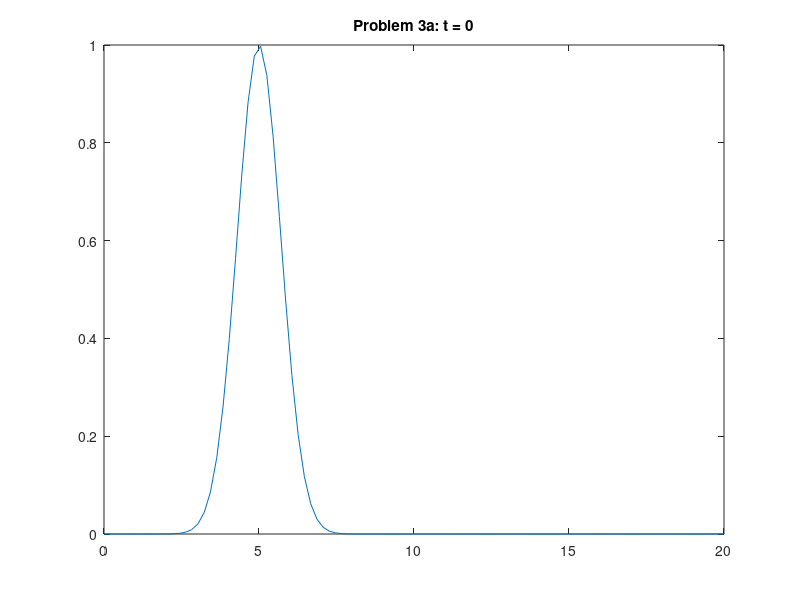
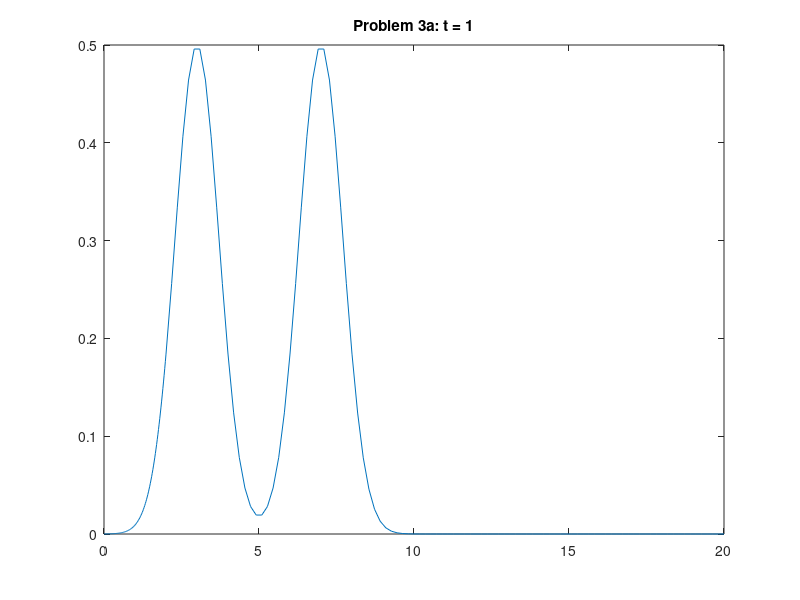
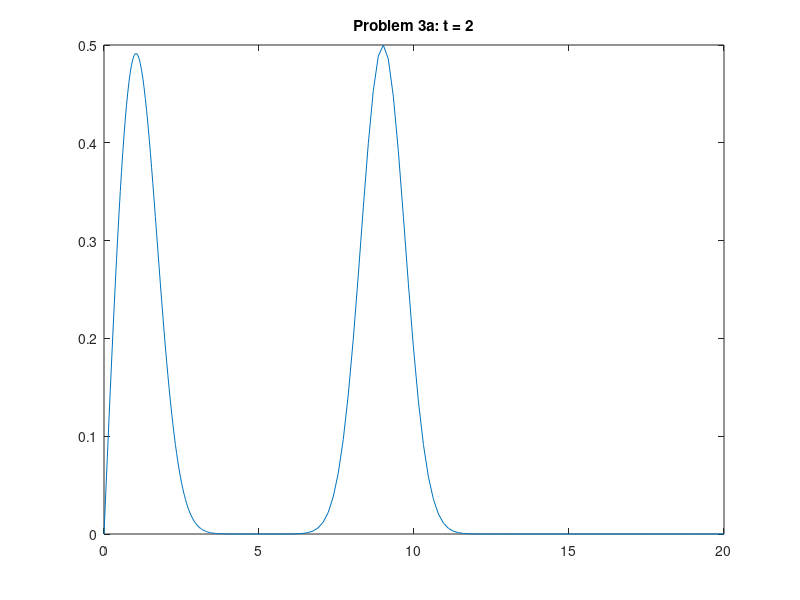
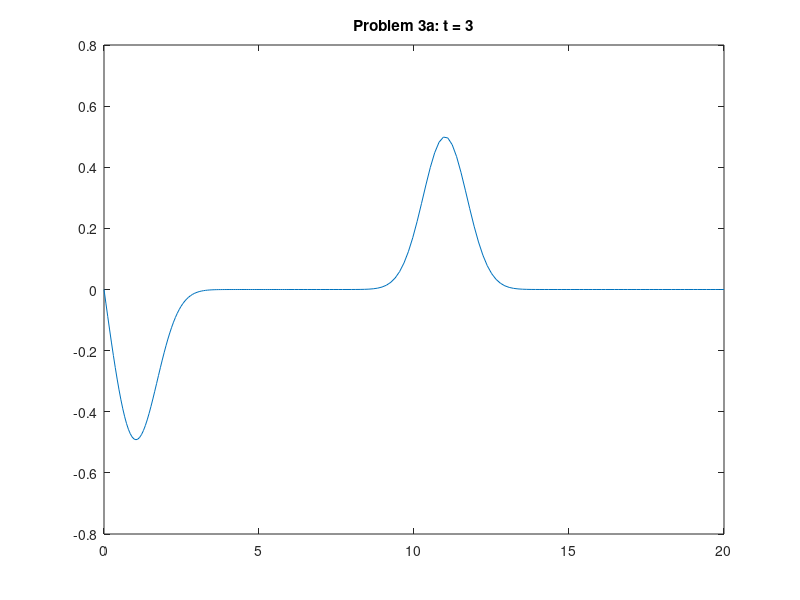

The MATLAB source for these figures, in order:
%% HW for AMATH353
% @Author: Baihan Lin
% @Date: Apr 2017

clear all; close all; clc;

%% Different ways of visualizing a function of two variables
% Consider the function u(x,t) = exp(-(x-t)^2) + exp(-(x+t)^2)

%% Plot at discrete time shots
% Visualize the function at different time-shots as just a function of x

% Discretize the 'space' variable
x = linspace(-4,4,201);

% Choose time shots
time = [0,1,2];

% Loop over the number of time shots and create a figure for the
% corresponding value of time
figure(1)
for j = 1:length(time)
    u = exp(-(x-time(j)).^2) + exp(-(x+time(j)).^2);
    subplot(3,1,j)
    plot(x,u,'k-','LineWidth',1.5)
    hold all
    plot([x(1),x(end)],[0,0],'k--')
    plot([0,0],[-.1,1.1],'k--')
    title(sprintf('t = %d',time(j)))
    ylim([-.1,2.1])
    axis on
end


%% Slice Plot
% Plots of u at different time shots stacked next to each other
% Discretize both space and time
x = linspace(-4,4,201);
t = linspace(0,2,11);

% Create a grid, and define the z component as the function u
[X,T] = meshgrid(x,t);
Z = exp(-(X-T).^2) + exp(-(X+T).^2);

figure(2)
clf
waterfall(X,T,Z)
colormap default
xlabel('x','FontSize',15)
ylabel('t','FontSize',15)


%% Surface Plot
% Create a 3D figure with x as x-axis, t as y-axis and u as z-axis.

% Discretize both space and time
x = linspace(-4,4,201);
t = linspace(0,2,101);

% Create a grid, and define the z component as the function u
[X,T] = meshgrid(x,t);
Z = exp(-(X-T).^2) + exp(-(X+T).^2);

figure(3)
clf
surf(X,T,Z)
colormap default
xlabel('x','FontSize',15)
ylabel('t','FontSize',15)


%% Density Plot or xt-plane plots
% Discretize both space and time
x = linspace(-4,4,201);
t = linspace(0,2,101);

% Create a grid, and define the z component as the function u
[X,T] = meshgrid(x,t);
Z = exp(-(X-T).^2) + exp(-(X+T).^2);

figure(4)
clf
pcolor(X,T,Z)
colormap default
xlabel('x','FontSize',15)
ylabel('t','FontSize',15)


% %% Animation
% % Plot the function at each time-step in consecutive frames to create a
% % movie showing how the function evolves in time
%
% % Discretize both space and time
% x = linspace(-4,4,201);
% t = linspace(0,2,101);
%
% % Create a grid, and define the z component as the function u
% [X,T] = meshgrid(x,t);
% Z = exp(-(X-T).^2);
%
% figure(5)
% M = moviein(length(t));
% for j = 1:length(t)
%     plot(x,Z(j,:))
%     M(:,j) = getframe;
% end
% movie(M)

%% HW4 P3a

c=2;
n=20;
x=linspace(0,n);

t=0;
ct=c*t; %0
y=0.5*(exp(-(x-5+ct).^2)+exp(-(x-5-ct).^2))
plot(x,y);
title('Problem 3a: t = 0');
saveas(gcf, '/Users/DoerLBH/Dropbox/git/Code_testing/AMATH353/p3a0','png');

t=1;
ct=c*t; %2
x1=linspace(0,ct);
x2=linspace(ct,n);
y1=0.5*(exp(-(x1-5+ct).^2)-exp(-(-x1-5+ct).^2))
y2=0.5*(exp(-(x2-5+ct).^2)+exp(-(x2-5-ct).^2))
plot([x1 x2],[y1 y2]);
title('Problem 3a: t = 1');
saveas(gcf, '/Users/DoerLBH/Dropbox/git/Code_testing/AMATH353/p3a1','png');

t=2;
ct=c*t; %4
x1=linspace(0,ct);
x2=linspace(ct,n);
y1=0.5*(exp(-(x1-5+ct).^2)-exp(-(-x1-5+ct).^2))
y2=0.5*(exp(-(x2-5+ct).^2)+exp(-(x2-5-ct).^2))
plot([x1 x2],[y1 y2]);
title('Problem 3a: t = 2')
saveas(gcf, '/Users/DoerLBH/Dropbox/git/Code_testing/AMATH353/p3a2','png');

t=3;
ct=c*t; %6
x1=linspace(0,ct);
x2=linspace(ct,n);
y1=0.5*(exp(-(x1-5+ct).^2)-exp(-(-x1-5+ct).^2))
y2=0.5*(exp(-(x2-5+ct).^2)+exp(-(x2-5-ct).^2))
plot([x1 x2],[y1 y2]);title('Problem 3a: t = 3')
saveas(gcf, '/Users/DoerLBH/Dropbox/git/Code_testing/AMATH353/p3a3','png');

%% HW4 P3b

c=2;
n=20;
x=linspace(0,n);

t=0;
ct=c*t; %0
y=0.5*(exp(-(x-5+ct).^2)+exp(-(x-5-ct).^2))
plot(x,y);
title('Problem 3b: t = 0');
saveas(gcf, '/Users/DoerLBH/Dropbox/git/Code_testing/AMATH353/p3b0','png');

t=1;
ct=c*t; %2
x1=linspace(0,ct);
x2=linspace(ct,n);
y1=0.5*(exp(-(x1-5+ct).^2)+exp(-(-x1-5+ct).^2))
y2=0.5*(exp(-(x2-5+ct).^2)+exp(-(x2-5-ct).^2))
plot([x1 x2],[y1 y2]);
title('Problem 3b: t = 1');
saveas(gcf, '/Users/DoerLBH/Dropbox/git/Code_testing/AMATH353/p3b1','png');

t=2;
ct=c*t; %4
x1=linspace(0,ct);
x2=linspace(ct,n);
y1=0.5*(exp(-(x1-5+ct).^2)+exp(-(-x1-5+ct).^2))
y2=0.5*(exp(-(x2-5+ct).^2)+exp(-(x2-5-ct).^2))
plot([x1 x2],[y1 y2]);
title('Problem 3b: t = 2')
saveas(gcf, '/Users/DoerLBH/Dropbox/git/Code_testing/AMATH353/p3b2','png');

t=3;
ct=c*t; %6
x1=linspace(0,ct);
x2=linspace(ct,n);
y1=0.5*(exp(-(x1-5+ct).^2)+exp(-(-x1-5+ct).^2))
y2=0.5*(exp(-(x2-5+ct).^2)+exp(-(x2-5-ct).^2))
plot([x1 x2],[y1 y2]);title('Problem 3b: t = 3')
saveas(gcf, '/Users/DoerLBH/Dropbox/git/Code_testing/AMATH353/p3b3','png');

%% HW 5

x = linspace(0, 2);
y = x;
y(51:100)=2-x(51:100);
plot(x, y)
xlabel('x')
ylabel('y')

%%

x = linspace(-2, 2, 200);
y = x;
y(151:200)=2-x(151:200);
y(1:100)= y(101:200);
y(1:100) = - y(1:100);
plot(x, y)
xlabel('x')
ylabel('y')

%%

% Plotting Fourier partial sums for the function $f(x) = x^2, x in [-1,1]

close all
x = linspace(-1,1,101)';
y = x; % The true function

S = zeros(101,11);
% S(j) will be the (j-1)-th partial sum

S(:,1) = 0; % Constant term
for j = 2:11
    % Recall that x^2 has a Fourier cosine series since it is an even
    % function. Further, a_n = 4*(-1)^n /(n*pi)^2
    S(:,j) = S(:,j-1) + 2*(1-cos(pi*(j-1)))*sin((j-1)*pi*x)/((j-1)*pi);
end

figure(1)
clf
hold on
plot(x,y,'k','LineWidth',1.5)
plot(x,S(:,2),'ro-','LineWidth',1)
plot(x,S(:,3),'b+-','LineWidth',1)
plot(x,S(:,6),'g*-','LineWidth',1)
plot(x,S(:,11),'c.-','LineWidth',1)
legend('f(x)','S_1','S_2','S_5','S_{10}')
hold off

%%

% Plotting Fourier partial sums for the function $f(x) = x^2, x in [-1,1]

close all
x = linspace(0,1,101)';
y = 1-x.^2; % The true function

S = zeros(101,11);
% S(j) will be the (j-1)-th partial sum

S(:,1) = 0; % Constant term
for j = 2:11
    % Recall that x^2 has a Fourier cosine series since it is an even
    % function. Further, a_n = 4*(-1)^n /(n*pi)^2
    C=pi^2*(j-1)^2-2*pi*(j-1)*sin(pi*(j-1))-2*cos(pi*(j-1))+2;
    S(:,j) = S(:,j-1) + 2*C*sin((j-1)*pi*x)/((j-1)^3*pi^3);
end

figure(1)
clf
hold on
plot(x,y,'k','LineWidth',1.5)
plot(x,S(:,2),'ro-','LineWidth',1)
plot(x,S(:,3),'b+-','LineWidth',1)
plot(x,S(:,6),'g*-','LineWidth',1)
plot(x,S(:,11),'c.-','LineWidth',1)
legend('f(x)','S_1','S_2','S_5','S_{10}')
hold off

%%

xt=0:0.1:10;
u=zeros(101,4);
for t = 0:3
    for x = 0:100
        xr = x/10;
        if xr >2*t
            u(x+1,t+1)=0;
        else
            u(x+1,t+1)=(t-xr/2)/(1+(t-xr/2).^2);
        end
    end
end
figure(1)
clf
hold on
plot(xt,u(:,1),'ro-','LineWidth',1)
plot(xt,u(:,2),'b+-','LineWidth',1)
plot(xt,u(:,3),'g*-','LineWidth',1)
plot(xt,u(:,4),'c.-','LineWidth',1)
legend('t=0','t=1','t=2','t=3')
xlabel('x')
ylabel('u')

hold off

%%

t=0:0.01:2;

figure(1)
clf
hold on

for x0=-5:5;
    x = x0*exp(t.^2/2);
    plot(x,t,'c.-','LineWidth',1)
end
xlabel('x')
ylabel('t')

hold off

%%

t=0:0.01:1;

figure(1)
clf
hold on

for x0=-1:0.1:2;
    x = x0+t/(1+x0^2)^2;
    plot(x,t,'b.-','LineWidth',1)
end
plot([-1 linspace(-1,2.5)],0.9*ones(101,1), 'r--','LineWidth',1)
xlabel('x')
ylabel('t')

hold off

%% HW 8

t=0:0.01:1;

figure(1)
clf
hold on

for x0=-2:0.1:2;
    if x0 <= 0
        x = x0+4*t;
    else
        x = x0+1*t;
    end
    plot(x,t,'b.-','LineWidth',1)
end
plot([-1 linspace(-1,2.5)],0.9*ones(101,1), 'r--','LineWidth',1)
xlabel('x')
ylabel('t')

hold off
